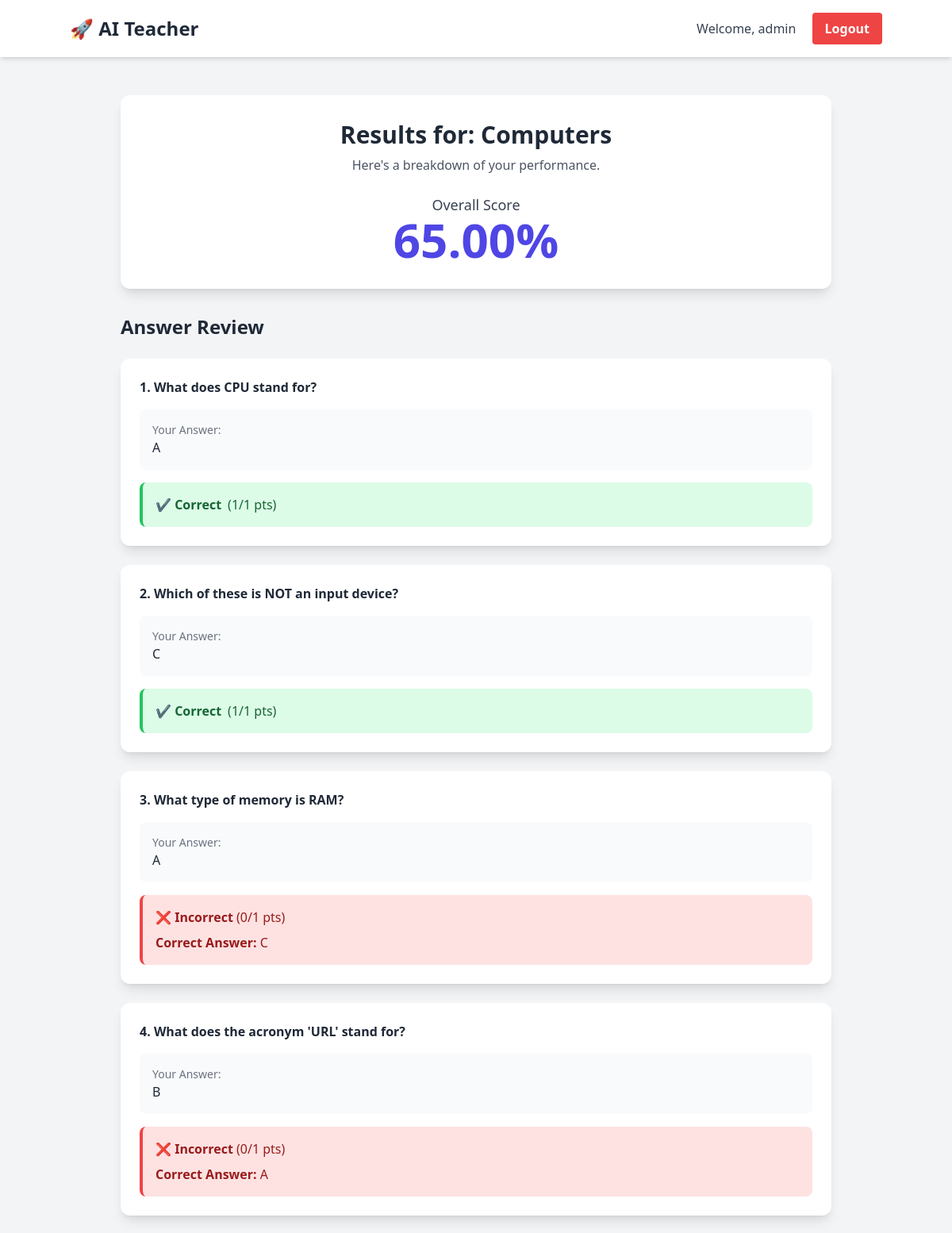
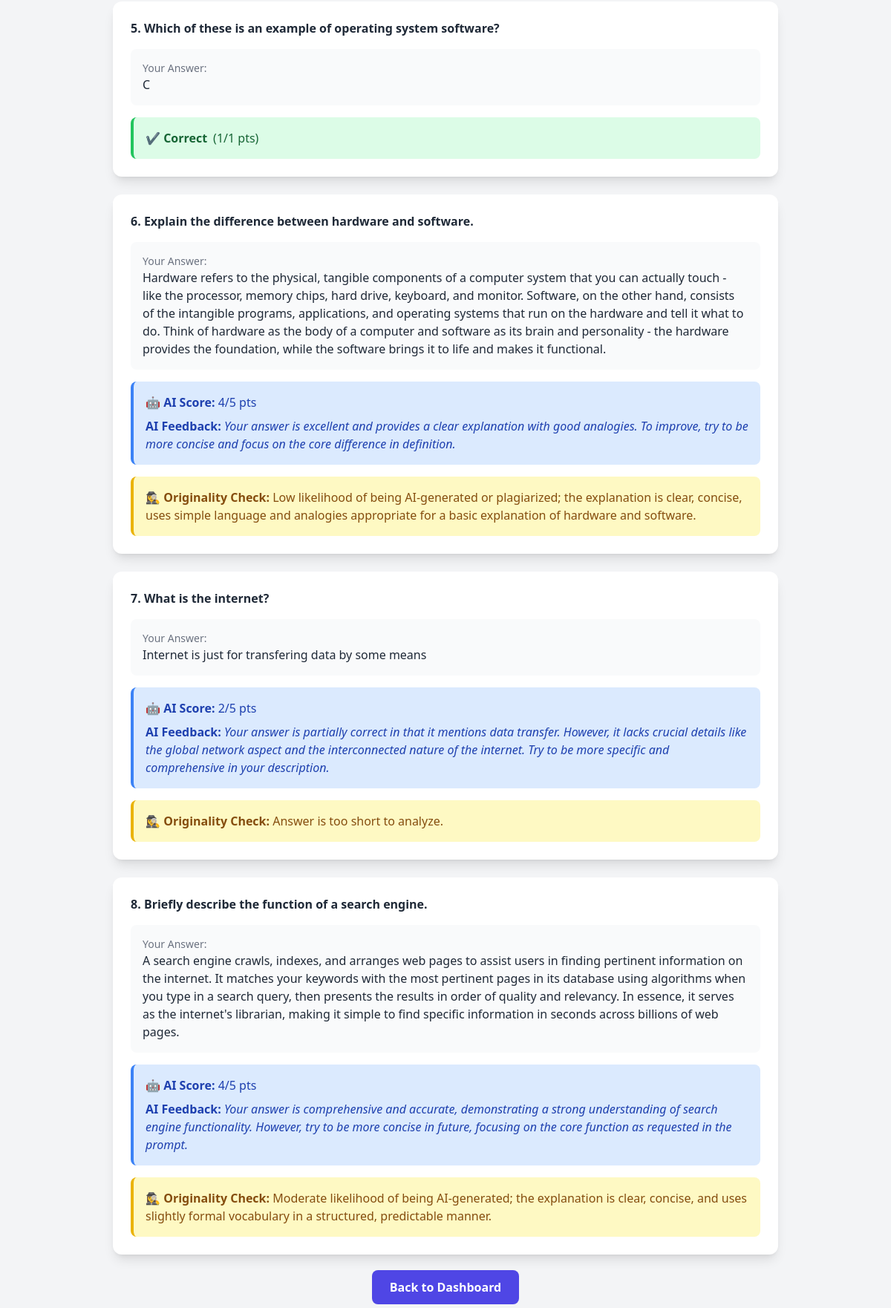
The page /exams/results/4/ (signed in) on the database its author committed (2 pictures, top to bottom).
### exams/models.py (models this page shows, shortened)
class ExamAttempt(models.Model):
    student = models.ForeignKey(User, on_delete=models.CASCADE)
    worksheet = models.ForeignKey(Worksheet, on_delete=models.CASCADE)
    start_time = models.DateTimeField(auto_now_add=True)
    completed = models.BooleanField(default=False)
    score = models.FloatField(null=True, blank=True) # e.g., 85.0

class StudentAnswer(models.Model):
    exam_attempt = models.ForeignKey(ExamAttempt, related_name='answers', on_delete=models.CASCADE)
    question = models.ForeignKey(Question, on_delete=models.CASCADE)
    answer_text = models.TextField(blank=True, null=True) # For MCQs, this could be 'A', 'B', etc.
    score = models.FloatField(null=True, blank=True, help_text="Score for this specific answer (e.g., out of 5)")
    feedback = models.TextField(blank=True, null=True, help_text="AI-generated feedback for the answer")
    originality_report = models.TextField(blank=True, null=True, help_text="AI-generated report on text originality")

### worksheets/models.py (models this page shows, shortened)
class Worksheet(models.Model):
    title = models.CharField(max_length=255)
    subject = models.CharField(max_length=100)
    grade_level = models.CharField(max_length=50, help_text="e.g., '6th Grade'")
    created_at = models.DateTimeField(auto_now_add=True)
    created_by = models.ForeignKey(User, on_delete=models.SET_NULL, null=True, blank=True)

class Question(models.Model):
    QUESTION_TYPE_CHOICES = [
        ('mcq', 'Multiple Choice'),
        ('short_answer', 'Short Answer'),
    ]
    worksheet = models.ForeignKey(Worksheet, related_name='questions', on_delete=models.CASCADE)
    text = models.TextField()
    question_type = models.CharField(max_length=20, choices=QUESTION_TYPE_CHOICES)
    options = models.JSONField(null=True, blank=True, help_text="For MCQs, e.g., {'A': 'Option 1'}")
    correct_answer = models.TextField(help_text="For MCQs, just the letter 'A'. For short answers, the model answer.")

### exams/views.py (the view)
# urls.py: path('results/<int:attempt_pk>/', views.exam_results, name='exam_results'),
@login_required
def exam_results(request, attempt_pk):
    exam_attempt = get_object_or_404(ExamAttempt, pk=attempt_pk, student=request.user)
    context = {
        'exam_attempt': exam_attempt
    }
    return render(request, 'exams/exam_results.html', context)

### templates/exams/exam_results.html (shortened to what this page needs)
{% extends 'base.html' %}
{% block content %}
<div class="max-w-4xl mx-auto">
    <div class="bg-white rounded-xl shadow-lg p-8 mb-8 text-center">
        <h1 class="text-3xl font-bold text-gray-800">Results for: {{ exam_attempt.worksheet.title }}</h1>
        <p class="text-gray-600 mt-2">Here's a breakdown of your performance.</p>
        <div class="mt-6">
            <p class="text-lg font-medium text-gray-700">Overall Score</p>
            <p class="text-6xl font-bold text-indigo-600">{{ exam_attempt.score|floatformat:2 }}%</p>
        </div>
    </div>
    <div class="space-y-6">
        <h2 class="text-2xl font-bold text-gray-800">Answer Review</h2>
        {% for student_answer in exam_attempt.answers.all %}
            <div class="bg-white rounded-xl shadow-lg p-6">
                <p class="font-semibold text-gray-800 mb-4">{{ forloop.counter }}. {{ student_answer.question.text }}</p>
                <div class="bg-gray-50 rounded-lg p-4 mb-4">
                    <p class="text-sm font-medium text-gray-500">Your Answer:</p>
                    <p class="text-gray-800">{{ student_answer.answer_text }}</p>
                </div>
                {% if student_answer.question.question_type == 'mcq' %}
                    {% if student_answer.score == 1 %}
                        <div class="bg-green-100 border-l-4 border-green-500 text-green-800 p-4 rounded-lg flex items-center">
                            <strong class="font-bold mr-2">✔ Correct</strong> (1/1 pts)
                        </div>
                    {% else %}
                        <div class="bg-red-100 border-l-4 border-red-500 text-red-800 p-4 rounded-lg">
                            <p><strong class="font-bold">❌ Incorrect</strong> (0/1 pts)</p>
                            <p class="mt-2"><strong>Correct Answer:</strong> {{ student_answer.question.correct_answer }}</p>
                        </div>
                    {% endif %}
                {% elif student_answer.question.question_type == 'short_answer' %}
                    <div class="bg-blue-100 border-l-4 border-blue-500 text-blue-800 p-4 rounded-lg space-y-2">
                        <p><strong class="font-bold">🤖 AI Score:</strong> {{ student_answer.score|floatformat:0 }}/5 pts</p>
                        <p><strong class="font-bold">AI Feedback:</strong> <em>{{ student_answer.feedback }}</em></p>
                    </div>
                    <div class="bg-yellow-100 border-l-4 border-yellow-500 text-yellow-800 p-4 rounded-lg mt-4">
                        <p><strong class="font-bold">🕵️‍♀️ Originality Check:</strong> {{ student_answer.originality_report }}</p>
                    </div>
                {% endif %}
            </div>
        {% endfor %}
    </div>
    <div class="text-center mt-8">
        <a href="{% url 'student_dashboard' %}" class="bg-indigo-600 hover:bg-indigo-700 text-white font-bold py-3 px-6 rounded-lg">
            Back to Dashboard
        </a>
    </div>
</div>
{% endblock %}

### templates/base.html (shortened to what this page needs)
{% load static %}
<!DOCTYPE html>
<html lang="en">
<head>
    <script src="https://cdn.tailwindcss.com"></script>
</head>
<body class="bg-gray-100 font-sans leading-normal tracking-normal">
    <nav class="bg-white shadow-md p-4">
        <div class="container mx-auto flex justify-between items-center">
            <a href="/" class="text-2xl font-bold text-gray-800">🚀 AI Teacher</a>
            <div>
                {% if user.is_authenticated %}
                    <span class="text-gray-700 mr-4">Welcome, {{ user.username }}</span>
                    <form action="{% url 'logout' %}" method="post" class="inline">
                        <button type="submit" class="bg-red-500 hover:bg-red-700 text-white font-bold py-2 px-4 rounded">
                            Logout
                        </button>
                    </form>
                {% else %}
                    <a href="{% url 'login' %}" class="bg-blue-500 hover:bg-blue-700 text-white font-bold py-2 px-4 rounded">Login</a>
                {% endif %}
            </div>
        </div>
    </nav>
    <main class="container mx-auto mt-8 p-4">
        {% block content %}
        {% endblock %}
    </main>
</body>
</html>

### rows shown on the page
ExamAttempt: worksheet "Computers", score "65.00"
StudentAnswer: question.text "What does CPU stand for?", answer_text "A", score "✔ Correct"
StudentAnswer: question.text "Which of these is NOT an input device?", answer_text "C", score "✔ Correct"
StudentAnswer: question.text "What type of memory is RAM?", answer_text "A", question.correct_answer "C"
StudentAnswer: question.text "What does the acronym 'URL' stand for?", answer_text "B", question.correct_answer "A"
StudentAnswer: question.text "Which of these is an example of operating system software?", answer_text "C", score "✔ Correct"
StudentAnswer: question.text "Explain the difference between hardware and software.", answer_text "Hardware refers to the physical, tangible components of a computer system that you can actually touch - like the processor, memory chips, hard drive, keyboard, and monitor. Software, on the other hand, consists of the intangible programs, applications, and operating systems that run on the hardware and tell it what to do. Think of hardware as the body of a computer and software as its brain and personality - the hardware provides the foundation, while the software brings it to life and makes it functional.", score "4", feedback "Your answer is excellent and provides a clear explanation with good analogies. To improve, try to be more concise and focus on the core difference in definition.", originality_report "Low likelihood of being AI-generated or plagiarized; the explanation is clear, concise, uses simple language and analogies appropriate for a basic explanation of hardware and software."
StudentAnswer: question.text "What is the internet?", answer_text "Internet is just for transfering data by some means", score "2", feedback "Your answer is partially correct in that it mentions data transfer. However, it lacks crucial details like the global network aspect and the interconnected nature of the internet. Try to be more specific and comprehensive in your description.", originality_report "Answer is too short to analyze."
StudentAnswer: question.text "Briefly describe the function of a search engine.", answer_text "A search engine crawls, indexes, and arranges web pages to assist users in finding pertinent information on the internet. It matches your keywords with the most pertinent pages in its database using algorithms when you type in a search query, then presents the results in order of quality and relevancy. In essence, it serves as the internet's librarian, making it simple to find specific information in seconds across billions of web pages.", score "4", feedback "Your answer is comprehensive and accurate, demonstrating a strong understanding of search engine functionality. However, try to be more concise in future, focusing on the core function as requested in the prompt.", originality_report "Moderate likelihood of being AI-generated; the explanation is clear, concise, and uses slightly formal vocabulary in a structured, predictable manner."

### other values the page prints
{{ user.username }} "admin"
